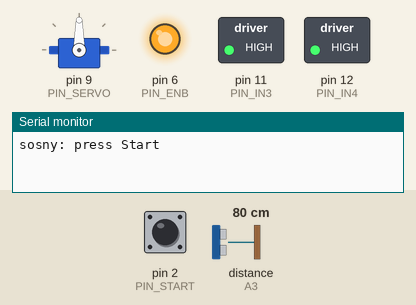
Simulated run of this sketch. Board: Arduino Nano, built with avr-gcc and run on an emulated ATmega328P. On the bench: servo, switched loads named in the sketch (green lamp = pin HIGH), output pins drawn as LEDs (lit = HIGH), the last lines printed to the serial monitor. Inputs (shaded band) come from the test bench; at power-on: pin 2 (PIN_START) HIGH, distance to the obstacle (sensor on A3) 80 cm. The echo pulse lasts 58.3 µs per cm; pins used as bus, display or sensor lines are not drawn.

Above: at 0.8 s.
0.9 s: pin 2 (PIN_START) pulled LOW for 0.15 s
At 2.6 s:
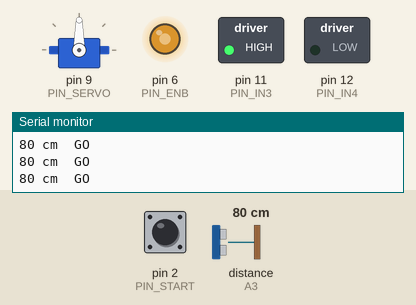
2.9 s: distance to the obstacle (sensor on A3) set to 22 cm
4.4 s: distance to the obstacle (sensor on A3) set to 17 cm
At 4.7 s:
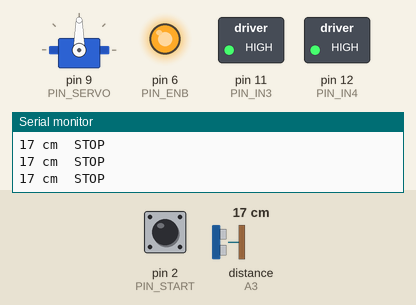
5.9 s: distance to the obstacle (sensor on A3) set to 28 cm
7.4 s: distance to the obstacle (sensor on A3) set to 33 cm
At 8.6 s:
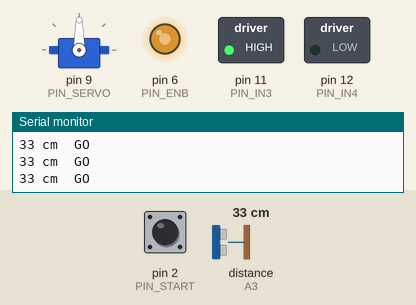
8.9 s: distance to the obstacle (sensor on A3) set to 2 cm
At 10.2 s:
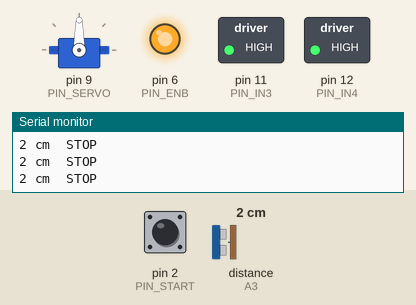
Timing chart, 0 to 11.4 s (numbered marks = the images above; inputs shaded):
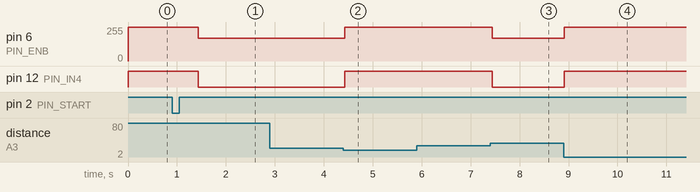

Measured:
- the behaviour switches between 20 and 19 cm on distance to the obstacle (sensor on A3) (found by bisection; images 1 and 2)
- the behaviour switches between 30 and 31 cm on distance to the obstacle (sensor on A3) (found by bisection; images 2 and 3)
- after the input at 0.9 s, pin 6 (PIN_ENB): 255/255 → 170/255 after 0.53 s; pin 12 (PIN_IN4): HIGH → LOW after 0.53 s
- after the input at 4.4 s, pin 6 (PIN_ENB): 170/255 → 255/255 at once; pin 12 (PIN_IN4): LOW → HIGH at once
- after the input at 7.4 s, pin 6 (PIN_ENB): 255/255 → 170/255 at once; pin 12 (PIN_IN4): HIGH → LOW at once
- after the input at 8.9 s, pin 6 (PIN_ENB): 170/255 → 255/255 at once; pin 12 (PIN_IN4): LOW → HIGH at once

The sketch:

robot.ino
```cpp
// robot.ino — головний файл: тільки setup() і loop().
// Кожен блок — окремий файл-вкладка в цій же папці (motors.ino, steer.ino, ...).
// Arduino склеює всі .ino в один, тому функції з будь-якого блоку видно звідусіль.
//
// Зараз: їдемо прямо (рама рівно). Перешкода ближче STOP_CM -> стоп.
// Перешкоду прибрали (далі GO_CM) -> їдемо далі.

#include <Servo.h>
#include "config.h"

bool moving = false;

void setup() {
  Serial.begin(SERIAL_BAUD);
  motorsSetup();
  steerSetup();          // рама рівно
  sonarSetup();
  pinMode(PIN_START, INPUT_PULLUP);

  Serial.println(F("sosny: press Start"));
  while (digitalRead(PIN_START) == HIGH) delay(10);
  delay(500);
}

void loop() {
  int d = sonarCm();

  if (d < STOP_CM)      moving = false;   // перешкода -> стоп
  else if (d > GO_CM)   moving = true;    // вільно -> їдемо
  // між STOP_CM і GO_CM нічого не міняємо

  setSteer(0);
  if (moving) drive(SPEED_FWD);
  else        stopAll();

  Serial.print(d); Serial.println(moving ? F(" cm  GO") : F(" cm  STOP"));
  delay(20);
}
```

avoid.ino
```cpp
// avoid.ino — блок об'їзду перешкоди ламаною рамою.
// стоп -> трохи назад -> рама вбік, поки не вільно -> рівно -> рама в інший бік (на курс)

int lastSide = 1;   // чергуємо боки: +1 вправо, -1 вліво

// Їдемо зламаною рамою в бік side, поки не стане вільно.
// Повертає час бокової фази, або 0 якщо не вийшло.
unsigned long goSide(int side) {
  setSteer(side * STEER_MAX);
  delay(STEER_SETTLE);
  drive(SPEED_TURN);
  unsigned long t0 = millis();
  while (millis() - t0 < SIDE_MAX_MS) {
    int d = sonarCm();
    if (d < STOP_CM) break;
    if (d > CLEAR_CM) {
      delay(EXTRA_MS);
      return millis() - t0;
    }
  }
  stopAll();
  return 0;
}

void backUp(unsigned long ms) {
  setSteer(0);
  delay(STEER_SETTLE);
  drive(-SPEED_SLOW);
  delay(ms);
  stopAll();
}

void avoid() {
  stopAll();
  backUp(BACK_MS);

  int side = -lastSide;
  unsigned long tSide = goSide(side);
  if (tSide == 0) {                       // не вийшло — в інший бік
    backUp(BACK_MS * 2);
    side = -side;
    tSide = goSide(side);
    if (tSide == 0) { setSteer(0); return; }
  }
  lastSide = side;

  setSteer(0); delay(STEER_SETTLE);       // повз перешкоду
  drive(SPEED_FWD);
  delay(STRAIGHT_MS);

  setSteer(-side * STEER_MAX);            // назад на курс
  delay(STEER_SETTLE);
  drive(SPEED_TURN);
  delay(tSide);
  setSteer(0);
}
```

motors.ino
```cpp
// motors.ino — блок мотора (L298N, канал B: OUT3/OUT4). Мотор один, кермує рама.

void motorsSetup() {
  pinMode(PIN_IN3, OUTPUT); pinMode(PIN_IN4, OUTPUT);
  pinMode(PIN_ENB, OUTPUT);
  stopAll();
}

// spd: -255 (назад) .. 255 (вперед)
void drive(int spd) {
  spd = constrain(spd, -255, 255);
  if (MOTOR_INVERT) spd = -spd;
  digitalWrite(PIN_IN3, spd > 0);
  digitalWrite(PIN_IN4, spd < 0);
  analogWrite(PIN_ENB, abs(spd));
}

// стоп з гальмуванням: обидва входи HIGH -> мотор закорочений, зупиняється швидше
void stopAll() {
  digitalWrite(PIN_IN3, HIGH);
  digitalWrite(PIN_IN4, HIGH);
  analogWrite(PIN_ENB, 255);
}
```

sonar.ino
```cpp
// sonar.ino — блок далекоміра HC-SR04. Інший датчик -> переписати лише sonarCmOnce().

void sonarSetup() {
  pinMode(PIN_TRIG, OUTPUT);
  pinMode(PIN_ECHO, INPUT);
}

int sonarCmOnce() {
  digitalWrite(PIN_TRIG, LOW);  delayMicroseconds(2);
  digitalWrite(PIN_TRIG, HIGH); delayMicroseconds(10);
  digitalWrite(PIN_TRIG, LOW);
  unsigned long us = pulseIn(PIN_ECHO, HIGH, 25000UL);  // ~4 м
  if (us == 0) return 400;                              // нічого не бачить
  return us / 58;
}

// медіана з 3 вимірів — менше хибних спрацювань
int sonarCm() {
  int a = sonarCmOnce(); delay(8);
  int b = sonarCmOnce(); delay(8);
  int c = sonarCmOnce();
  if (a > b) { int t = a; a = b; b = t; }
  if (b > c) { int t = b; b = c; c = t; }
  if (a > b) { int t = a; a = b; b = t; }
  return b;
}
```

steer.ino
```cpp
// steer.ino — блок серво шарніра рами (SG90).

Servo steerServo;

void steerSetup() {
  steerServo.attach(PIN_SERVO);
  setSteer(0);
}

// angle: -STEER_MAX (вліво) .. 0 (рівно) .. +STEER_MAX (вправо)
void setSteer(int angle) {
  angle = constrain(angle, -STEER_MAX, STEER_MAX);
  if (SERVO_INVERT) angle = -angle;
  steerServo.write(SERVO_CENTER + angle);
}
```

config.h
```cpp
// config.h — ВСІ піни й налаштування тут. В інших файлах чисел не пишемо.
#pragma once

// ---------- Піни (Arduino Nano) ----------
// Мотор ОДИН: L298N OUT3/OUT4 -> канал B. Перемичку ENB на L298N зняти.
const uint8_t PIN_ENB = 6,  PIN_IN3 = 11, PIN_IN4 = 12;
const uint8_t PIN_SERVO = 9;                             // серво шарніра рами
const uint8_t PIN_START = 2;                             // кнопка на GND
const uint8_t PIN_TRIG = A2, PIN_ECHO = A3;              // передній HC-SR04 (як на schematic/t150_wiring.svg)

// ---------- Серво (ламана рама) ----------
const int  SERVO_CENTER = 90;     // рама стоїть рівно (підібрати)
const int  STEER_MAX    = 30;     // ±30°, як у Т-150К
const bool SERVO_INVERT = false;  // якщо "вліво" ламає вправо -> true

// ---------- Рух ----------
const int  SPEED_FWD   = 170;     // 0..255
const bool MOTOR_INVERT = false;  // їде назад замість вперед -> true (або поміняти дроти на OUT3/OUT4)

// ---------- Перешкода спереду, см ----------
const int STOP_CM = 20;           // ближче -> стоп
const int GO_CM   = 30;           // далі -> знову їдемо (запас, щоб не смикався на межі)

// ---------- Для avoid.ino (зараз не викликається, лишили на потім) ----------
const int SPEED_SLOW = 120;
const int SPEED_TURN = 150;
const int CLEAR_CM = 45;
const unsigned long BACK_MS      = 350;
const unsigned long EXTRA_MS     = 400;
const unsigned long STRAIGHT_MS  = 700;
const unsigned long SIDE_MAX_MS  = 2500;
const unsigned long STEER_SETTLE = 250;

const long SERIAL_BAUD = 115200;  // те саме число, що sosny.baud у .vscode/settings.json
```
